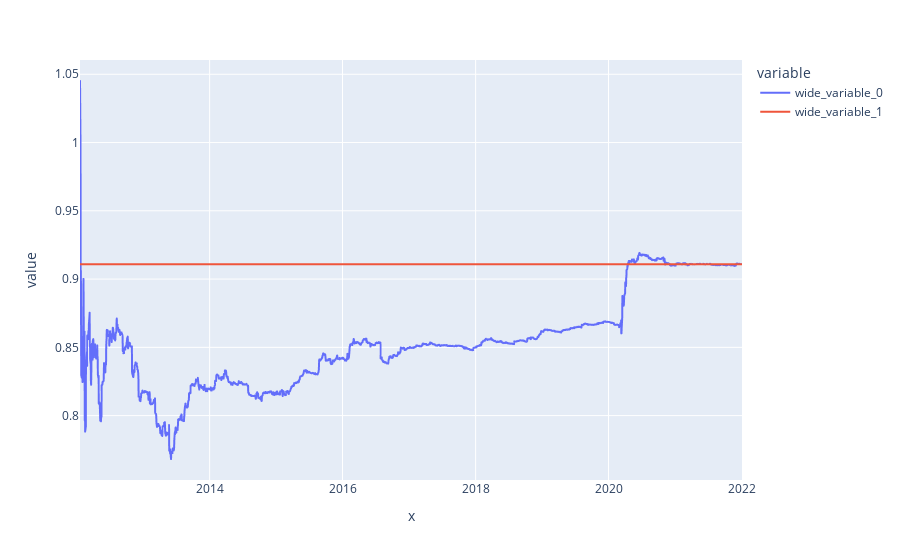

Notebook code for this chart:
### Code cell
res, coefs = expanding_lin_reg()
px.line(x=eqr_returns.index[10:], y=[coefs, reg.coef_[0][0]*np.ones(len(eqr_returns.index[10:]))])

### Figure 1 — Plotly figure (JSON) as saved in the notebook; plotly's stock layout.template omitted (floating-point values rounded to 4 significant figures; data arrays with more than 128 entries replaced by an {"elided": "..."} marker saying what was removed)
{"data": [{"hovertemplate": "variable=wide_variable_0<br>x=%{x}<br>value=%{y}<extra></extra>", "legendgroup": "wide_variable_0", "line": {"color": "#636efa", "dash": "solid"}, "marker": {"symbol": "circle"}, "mode": "lines", "name": "wide_variable_0", "showlegend": true, "type": "scattergl", "x": {"elided": "2506 str values"}, "xaxis": "x", "y": {"elided": "2506 float values"}, "yaxis": "y"}, {"hovertemplate": "variable=wide_variable_1<br>x=%{x}<br>value=%{y}<extra></extra>", "legendgroup": "wide_variable_1", "line": {"color": "#EF553B", "dash": "solid"}, "marker": {"symbol": "circle"}, "mode": "lines", "name": "wide_variable_1", "showlegend": true, "type": "scattergl", "x": {"elided": "2506 str values"}, "xaxis": "x", "y": {"elided": "2506 float values"}, "yaxis": "y"}], "layout": {"autosize": true, "legend": {"title": {"text": "variable"}, "tracegroupgap": 0}, "margin": {"t": 60}, "xaxis": {"anchor": "y", "autorange": true, "domain": [0, 1], "range": ["2012-01-20", "2022-01-03"], "title": {"text": "x"}, "type": "date"}, "yaxis": {"anchor": "x", "autorange": true, "domain": [0, 1], "range": [0.7528, 1.06], "title": {"text": "value"}, "type": "linear"}}}
